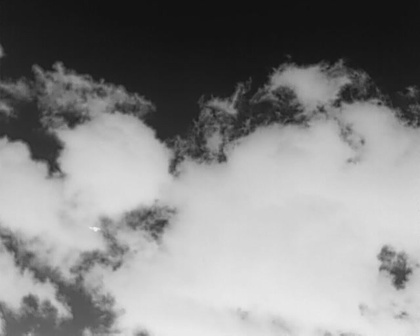
%> input picture shiyan5/code/matlab/plane.jpg, 420 x 336 px, shrunk from 640 x 512 before the run
$ octave sy3.m   (GNU Octave 9; MATLAB toolbox functions it lacks are replaced by stand-ins)
%> lines starting %> are read from the running program, lines starting %| are printed output that depends on the picture; in (x1, y1, x2, y2) boxes, pixels count from 0 and x2, y2 are one past the last pixel; in counts of white or black regions, pixels touching at a corner belong together; the program's own positions count from 1
%% Canny算法 20230309

clc;clear;close all;
%% 图片导入与预处理
f_original=imread('plane.jpg');
%> f_original is the input picture: size 336x420x3 uint8; min 16, max 241, mean 135.2
f_grey = rgb2gray(f_original);%转换为灰度图像

%% CANNY算子边缘检测
%% 1-高斯滤波
gw = fspecial('gaussian',[5,5],0.5);%高斯滤波设置核，5*5，标准差为0.5
f_filter = imfilter(f_grey,gw,'replicate');%高斯滤波
f = f_filter;

%% 2-利用Sobel算子计算像素梯度
Sobel_X = [-1,0,1;-2,0,2;-1,0,1]; %X方向Sobel算子(互相关算子，非卷积算子)
Sobel_Y = [-1,-2,-1;0,0,0;1,2,1]; %Y方向Sobel算子(互相关算子)
[rowNum,columnNum] = size(f);
%> rowNum = 336; columnNum = 420
f_extend = zeros(rowNum+2,columnNum+2);%图像扩充，边界补充为0
for  i = 2:rowNum+1
    for j = 2:columnNum+1
        f_extend(i,j) = f(i-1,j-1);
    end
end
Gx = zeros(rowNum,columnNum);
Gy = zeros(rowNum,columnNum);
for i = 2:rowNum+1   %计算x向和y向梯度
    for j = 2:columnNum+1
        window = [f_extend(i-1,j-1),f_extend(i-1,j),f_extend(i-1,j+1);...
            f_extend(i,j-1),f_extend(i,j),f_extend(i,j+1);...
            f_extend(i+1,j-1),f_extend(i+1,j),f_extend(i+1,j+1)];
        Gx(i-1,j-1) = sum(sum(Sobel_X .* window));  %计算x向梯度
        Gy(i-1,j-1) = sum(sum(Sobel_Y .* window));  %计算y向梯度
    end
end
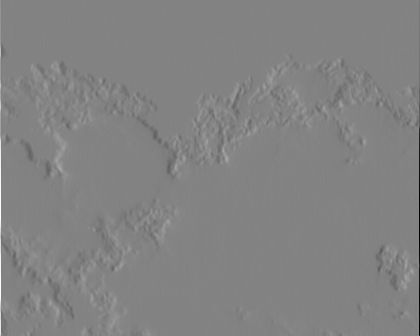
%> Gx: size 336x420 double; min -878, max 832, mean 0.1; drawn with min black and max white
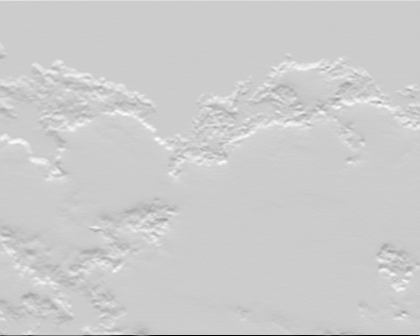
%> Gy: size 336x420 double; min -932, max 233, mean 2; drawn with min black and max white

Sxy = sqrt(Gx.*Gx + Gy.*Gy); %梯度强度矩阵计算
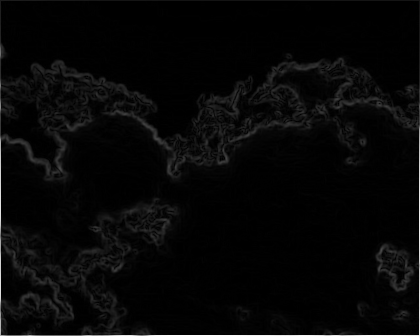
%> Sxy: size 336x420 double; min 0, max 932, mean 26.3; drawn with min black and max white

%% 3-非极大值抑制
indexD = zeros(rowNum,columnNum);
for i = 1:rowNum   %判断梯度方向所属区间，Gx=Gy=0，则令其为5，肯定不是边界点
    for j = 1:columnNum
        ix = Gx(i,j);
        iy = Gy(i,j);
        if (iy<=0 && ix>-iy) || (iy>=0 && ix<-iy)          %梯度方向属于区间1
            indexD(i,j) = 1;
        elseif (ix>0 && ix<=-iy) || (ix<0 && ix>=-iy)      %梯度方向属于区间2
            indexD(i,j) = 2;
        elseif (ix<=0 && ix>iy) || (ix>=0 && ix<iy)        %梯度方向属于区间3
            indexD(i,j) = 3;
        elseif (iy<0 && ix<=iy) || (iy>0 && ix>=iy)        %梯度方向属于区间4
            indexD(i,j) = 4;
        else                                               %Gx和Gy均为0，无梯度，肯定非边缘
            indexD(i,j) = 5;
        end
    end
end
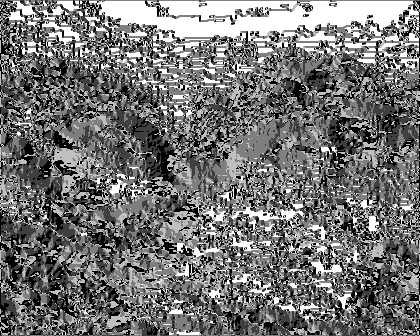
%> indexD: size 336x420 double; min 1, max 5, mean 2.82; drawn with min black and max white

Gup = zeros(rowNum,columnNum);
Gdown = zeros(rowNum,columnNum);
for i = 2:rowNum-1   %计算非边界处的插值梯度强度
    for j = 2:columnNum-1
        ix = Gx(i,j);
        iy = Gy(i,j);
        if indexD(i,j) == 1 %计算区间1内插值梯度，Gup为上方区间的梯度，Gdown为下方区间的梯度
            t = abs(iy./ix);
            Gup(i,j) = Sxy(i,j+1).*(1-t) + Sxy(i-1,j+1).*t;
            Gdown(i,j) = Sxy(i,j-1).*(1-t) + Sxy(i+1,j-1).*t;
        elseif indexD(i,j) == 2                                   %计算区间2内插值梯度
            t = abs(ix./iy);
            Gup(i,j) = Sxy(i-1,j).*(1-t) + Sxy(i-1,j+1).*t;
            Gdown(i,j) = Sxy(i+1,j).*(1-t) + Sxy(i+1,j-1).*t;
        elseif indexD(i,j) == 3                                   %计算区间3内插值梯度
            t = abs(ix./iy);
            Gup(i,j) = Sxy(i-1,j).*(1-t) + Sxy(i-1,j-1).*t;
            Gdown(i,j) = Sxy(i+1,j).*(1-t) + Sxy(i+1,j+1).*t;
        elseif indexD(i,j) == 4                                   %计算区间4内插值梯度
            t = abs(iy./ix);
            Gup(i,j) = Sxy(i,j-1).*(1-t) + Sxy(i-1,j-1).*t;
            Gdown(i,j) = Sxy(i,j+1).*(1-t) + Sxy(i+1,j+1).*t;
        end
    end
end
%> after the loop, t = 0.385

Sxy_NMX = zeros(rowNum,columnNum);                            %判断是否为梯度方向极大值
for i = 1:rowNum
    for j = 1:columnNum
        if Sxy(i,j) >= Gup(i,j) && Sxy(i,j) >= Gdown(i,j)     %若为梯度方向极大值，则保留；
            Sxy_NMX(i,j) = Sxy(i,j);                          %否则，进行抑制（置0）
        end
    end
end
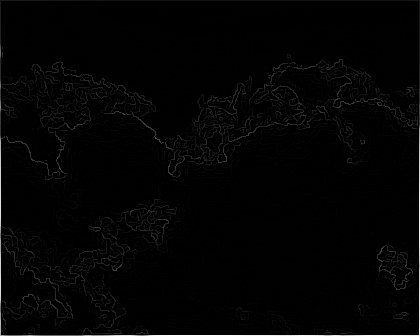
%> Sxy_NMX: size 336x420 double; min 0, max 932, mean 12.8; drawn with min black and max white

%% 4-滞后阈值法+5-抑制孤立的弱边缘
f_final = zeros(rowNum,columnNum);
%% 自己设定
Tl = 15;
Th = 35;
%%
connectNum = 1;

for i = 2:rowNum-1
    for j = 2:columnNum-1
        if Sxy_NMX(i,j) >= Th          %高于高阈值的像素为强边缘
            f_final(i,j) = 1;
        elseif Sxy_NMX(i,j) <= Tl      %低于低阈值的像素为非边缘
            f_final(i,j) = 0;
        else                           %位于高低阈值之间的像素为弱边缘，进行孤立性检测
            count = 0;
            if Sxy_NMX(i-1,j-1)~=0     %左上方像素
                count = count+1;
            end
            if Sxy_NMX(i-1,j)~=0       %上方像素
                count = count+1;
            end
            if Sxy_NMX(i-1,j+1)~=0     %右上方像素
                count = count+1;
            end
            if Sxy_NMX(i,j-1)~=0       %左方像素
                count = count+1;
            end
            if Sxy_NMX(i,j+1)~=0       %右方像素
                count = count+1;
            end
            if Sxy_NMX(i+1,j-1)~=0     %左下方像素
                count = count+1;
            end
            if Sxy_NMX(i+1,j)~=0       %下方像素
                count = count+1;
            end
            if Sxy_NMX(i+1,j+1)~=0     %右下方像素
                count = count+1;
            end
            if count >= connectNum     %弱边缘非孤立，则为边缘
                f_final(i,j) = 1;
            end
        end
    end
end
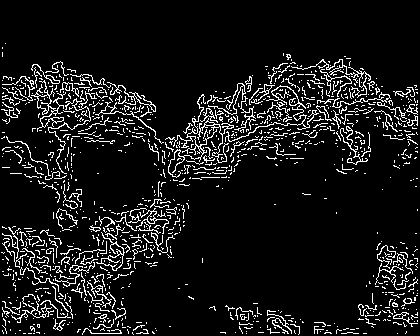
%> f_final: size 336x420 double; values 0 (black) and 1 (white), 9.2% white in thin lines or dots, all inside (x1, y1, x2, y2) = (1, 43, 418, 335)
%> after the loop, count = 4

%% MATLAB的CANNY算子边缘检测
[fCanny_dafault,tc] = edge(f_grey,'canny');%使用默认参数
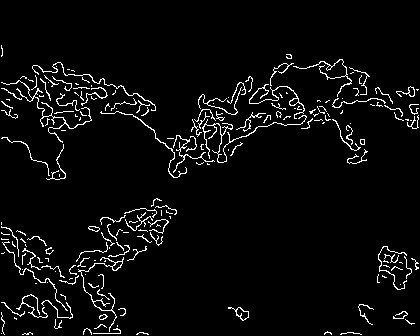
%> fCanny_dafault: size 336x420 logical; 4.4% white in thin lines or dots, all inside (x1, y1, x2, y2) = (1, 45, 419, 335)
%> tc = [0.082 0.205]
%%
subplot(1,3,1);
imshow(f_original);
title('原始图像','fontsize',10);
subplot(1,3,2);
imshow(f_final);
title('Canny边缘检测','fontsize',10);
subplot(1,3,3);
imshow(fCanny_dafault);
title('MATLAB内置Canny边缘检测','fontsize',10);

$ run again, with shiyan5/code/matlab/canny/22.jpg copied over shiyan5/code/matlab/plane.jpg
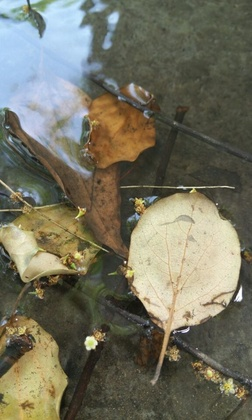
%> input picture shiyan5/code/matlab/canny/22.jpg, 252 x 420 px, shrunk from 576 x 960 before the run
%> f_original is the input picture: size 420x252x3 uint8; mean R, G, B 114.9, 112.8, 95.4
%> after the loop `for i = 2:rowNum-1`: t = 0.235
%> after the loop `for i = 2:rowNum-1`:
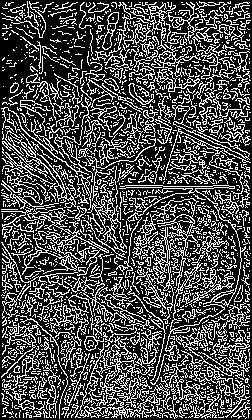
%> f_final: size 420x252 double; values 0 (black) and 1 (white), 30.3% white in thin lines or dots
%> after the loop `for i = 2:rowNum-1`: count = 2
%> `[fCanny_dafault,tc] = edge(f_grey,'canny');`:
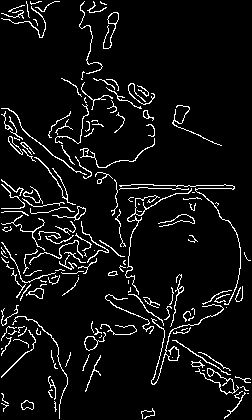
%> fCanny_dafault: size 420x252 logical; 6.5% white in thin lines or dots
%> tc = [0.0805 0.201]

$ run again, with shiyan5/code/matlab/1.jpg copied over shiyan5/code/matlab/plane.jpg
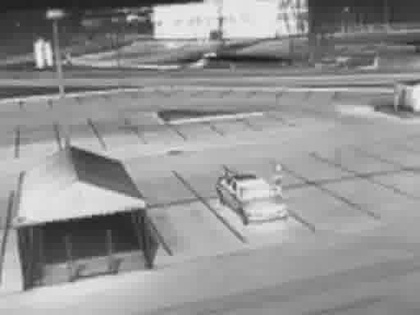
%> input picture shiyan5/code/matlab/1.jpg, 420 x 315 px, shrunk from 512 x 384 before the run
%> f_original is the input picture: size 315x420 uint8; min 21, max 243, mean 147.9
%> after the loop `for i = 2:rowNum-1`: t = 0
%> after the loop `for i = 2:rowNum-1`:
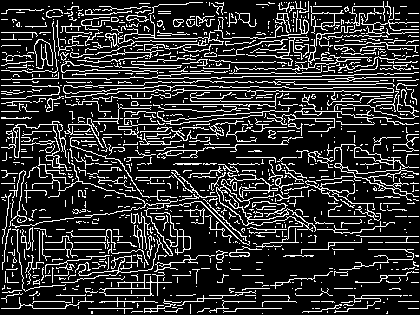
%> f_final: size 315x420 double; values 0 (black) and 1 (white), 18.8% white in thin lines or dots
%> after the loop `for i = 2:rowNum-1`: count = 5
%> `[fCanny_dafault,tc] = edge(f_grey,'canny');`:
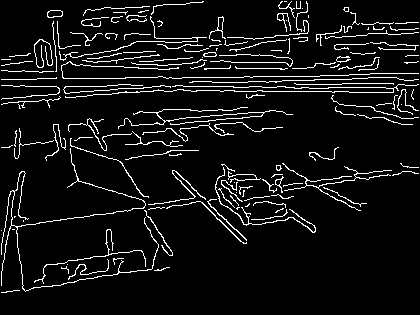
%> fCanny_dafault: size 315x420 logical; 7.2% white in thin lines or dots
%> tc = [0.0789 0.197]
